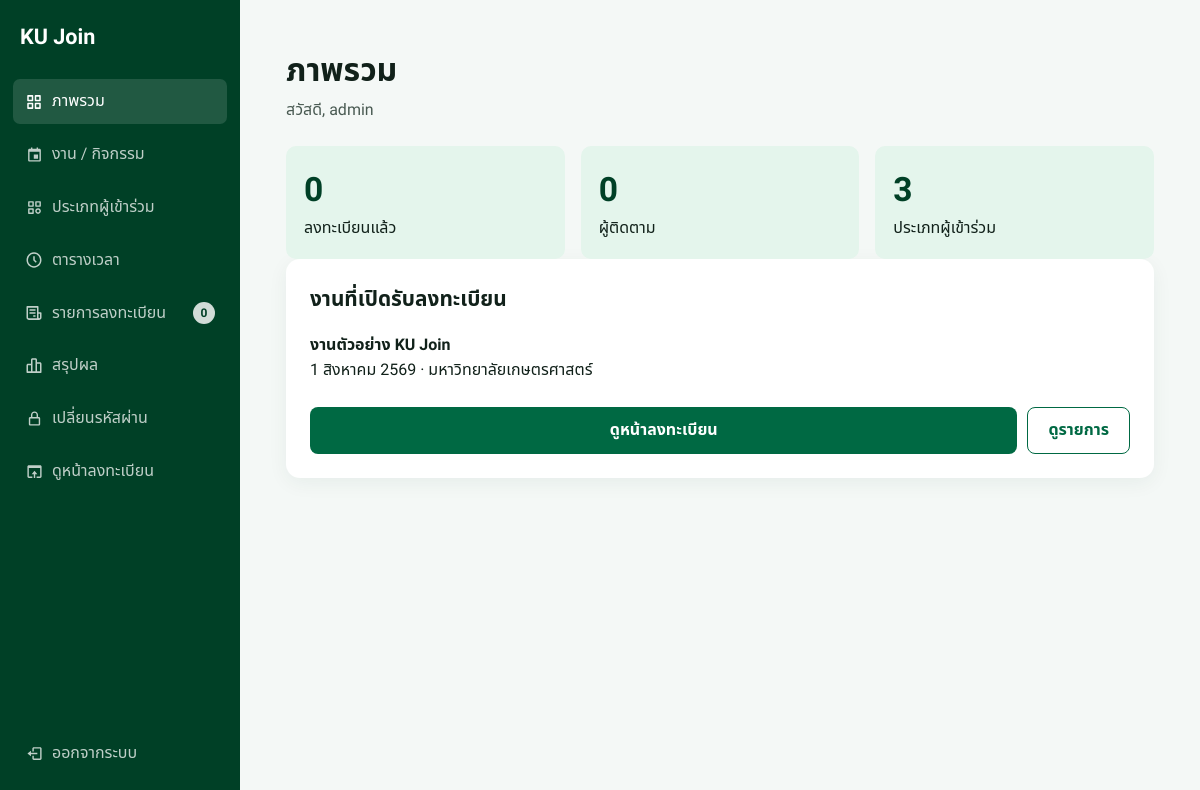
Page /admin/dashboard.php (signed in) on the committed database.
### tables this page shows
CREATE TABLE events (id INT AUTO_INCREMENT PRIMARY KEY,name VARCHAR(255) NOT NULL,slug VARCHAR(100) NOT NULL UNIQUE,event_date DATE NOT NULL,location VARCHAR(255) NULL,is_active BOOLEAN NOT NULL DEFAULT TRUE,created_at TIMESTAMP DEFAULT CURRENT_TIMESTAMP);

### includes/functions.php (called while the page is built, shortened)
<?php
function e(?string $value): string
{
    return htmlspecialchars((string) $value, ENT_QUOTES, 'UTF-8');
}
function url(string $path = ''): string
{
    $base = rtrim(str_replace('\\', '/', dirname($_SERVER['SCRIPT_NAME'] ?? '/')), '/');
    if (str_contains($base, '/admin')) {
        $base = dirname($base);
    }
    return ($base === '/' ? '' : $base) . '/' . ltrim($path, '/');
}
function admin_url(string $path = ''): string
{
    return url('admin/' . ltrim($path, '/'));
}
function thai_date(?string $date): string
{
    $months = [1 => 'มกราคม', 'กุมภาพันธ์', 'มีนาคม', 'เมษายน', 'พฤษภาคม', 'มิถุนายน', 'กรกฎาคม', 'สิงหาคม', 'กันยายน', 'ตุลาคม', 'พฤศจิกายน', 'ธันวาคม'];
    $timestamp = strtotime($date);
    return date('j', $timestamp) . ' ' . $months[(int) date('n', $timestamp)] . ' ' . ((int) date('Y', $timestamp) + 543);
}
function active_event(PDO $pdo): ?array
{
    $stmt = $pdo->query('SELECT * FROM events WHERE is_active = 1 ORDER BY event_date ASC, id DESC LIMIT 1');
    return $stmt->fetch() ?: null;
}

### admin/dashboard.php (the view)
<?php require __DIR__.'/../config/db.php';require __DIR__.'/../includes/functions.php';$event=active_event($pdo);$total=$guests=$types=0;if($event){$s=$pdo->prepare('SELECT COUNT(*) total,COALESCE(SUM(companion_count),0) guests FROM registrations WHERE event_id=?');$s->execute([$event['id']]);$a=$s->fetch();$total=$a['total'];$guests=$a['guests'];$s=$pdo->prepare('SELECT COUNT(*) FROM participant_types WHERE event_id=?');$s->execute([$event['id']]);$types=$s->fetchColumn();}$adminTitle='ภาพรวม';$adminPage='dashboard';require __DIR__.'/header.php'; ?>
<div class="admin-stats"><div class="admin-stat"><b><?= $total ?></b>ลงทะเบียนแล้ว</div><div class="admin-stat"><b><?= $guests ?></b>ผู้ติดตาม</div><div class="admin-stat"><b><?= $types ?></b>ประเภทผู้เข้าร่วม</div></div><div class="admin-panel"><h2>งานที่เปิดรับลงทะเบียน</h2><?php if($event):?><p><b><?=e($event['name'])?></b><br><?=e(thai_date($event['event_date']))?><?= $event['location']?' · '.e($event['location']):''?></p><div class="actions"><a class="button button-primary" href="<?=e(url('index.php'))?>">ดูหน้าลงทะเบียน</a><a class="button button-outline" href="<?=e(admin_url('registrations.php'))?>">ดูรายการ</a></div><?php else:?><p>ยังไม่มีงานที่เปิดใช้งาน</p><a class="button button-primary" href="<?=e(admin_url('events.php'))?>">สร้างงานใหม่</a><?php endif;?></div><?php require __DIR__.'/footer.php';

### assets/css/style.css (style rules this page uses)
:root { --green: oklch(0.45 0.12 164); --green-dark: oklch(0.32 0.09 164); --green-bright: oklch(0.59 0.11 164); --gold: oklch(0.78 0.16 86); --bg: oklch(0.97 0.006 164); --surface: oklch(1 0 0); --ink: oklch(0.23 0.025 164); --muted: oklch(0.45 0.025 164); --line: oklch(0.89 0.012 164); --danger: oklch(0.53 0.19 28); --radius: 14px; }
* { box-sizing: border-box; }
html { min-height: 100%; background: var(--bg); }
body { display: flex; flex-direction: column; min-height: 100vh; min-height: 100dvh; margin: 0; color: var(--ink); background: var(--bg); font-family: "IBM Plex Sans Thai", system-ui, sans-serif; font-size: 16px; line-height: 1.55; }
a { color: inherit; text-decoration: none; }
.actions { display: flex; gap: 10px; margin-top: 24px; }
.button { min-height: 46px; padding: 10px 20px; display: inline-flex; align-items: center; justify-content: center; gap: 8px; border: 1px solid transparent; border-radius: 8px; cursor: pointer; font-weight: 700; transition: transform .15s ease, background .15s ease, opacity .15s ease; }
.button-primary { flex: 1; color: white; background: var(--green); }
.button-outline { color: var(--green); background: white; border-color: var(--green); }
.admin-body { display: block; min-height: 100vh; min-height: 100dvh; background: oklch(.975 .004 164); }
.admin-panel { margin-bottom: 22px; padding: 24px; border-radius: var(--radius); background: white; box-shadow: 0 5px 20px rgb(8 61 48 / .06); }
.admin-panel h2 { margin: 0 0 18px; font-family: Kanit, sans-serif; font-size: 1.3rem; }
.admin-stats { display: grid; grid-template-columns: repeat(3, 1fr); gap: 16px; }
.admin-stat { padding: 18px; border-radius: 10px; background: oklch(.955 .021 164); }
.admin-stat b { display: block; color: var(--green-dark); font-family: Kanit, sans-serif; font-size: 2.1rem; }
body, button, input, select, textarea { font-family: Sarabun, "Noto Sans Thai", -apple-system, sans-serif; }
.brand, .hero h1, .list-page-header h1, .summary-card b, .admin-top h1, .admin-panel h2, .admin-stat b, .login-card h1 { font-family: Sarabun, "Noto Sans Thai", -apple-system, sans-serif; }

### rows in the picture
events: name "งานตัวอย่าง KU Join", event_date "1 สิงหาคม 2569", location "มหาวิทยาลัยเกษตรศาสตร์"

### other values in the picture
$item['label'] "ภาพรวม"
$item['label'] "งาน / กิจกรรม"
$item['label'] "ประเภทผู้เข้าร่วม"
$item['label'] "ตารางเวลา"
$item['label'] "รายการลงทะเบียน"
$item['count'] "0"
$adminTitle "ภาพรวม"
$_SESSION['admin_username'] "admin"
$total "0"
$guests "0"
$types "3"
